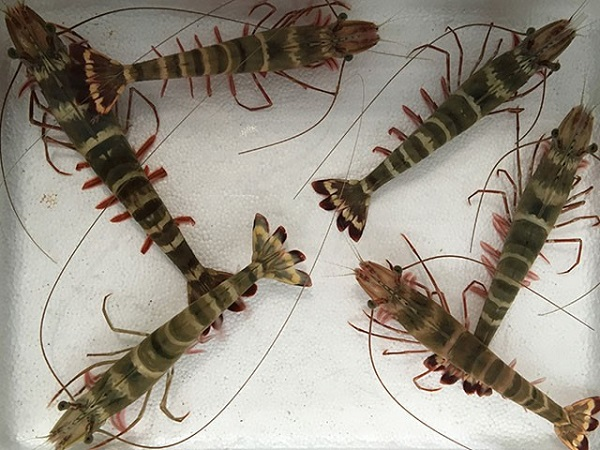
#> input picture 1-1.jpg, 600 x 450 px, given in place of the camera
$ python dim.py
#> lines starting #> are read from the running program, lines starting #| are printed output that depends on the picture; after the words box and inside, x2 and y2 are one past the last pixel; in counts of white or black regions, pixels touching at a corner belong together
import cv2
import numpy as np
from scipy.spatial import distance as dist
from imutils import perspective
from imutils import contours
import imutils
import os
import time
import json

# Hàm tính điểm trung bình giữa hai điểm
def midpoint(ptA, ptB):
    return ((ptA[0] + ptB[0]) * 0.5, (ptA[1] + ptB[1]) * 0.5)

# Chiều dài cạnh của hình vuông tham chiếu (mm)
REF_SQUARE_SIDE_MM = 40  # Thay bằng chiều dài cạnh thực tế của hình vuông tham chiếu

# Mở webcam
cap = cv2.VideoCapture(0)

# Kiểm tra nếu webcam không mở được
if not cap.isOpened():
    print("Không thể mở webcam!")
    exit()

# Tạo thư mục lưu ảnh nếu chưa tồn tại
output_folder = "processed_images"
os.makedirs(output_folder, exist_ok=True)

# Danh sách lưu hệ số pixels/mm
pixelsPerMetric_list = []
num_images = 5

print(f"Đang tự động chụp {num_images} lần để tính hệ số pixels/mm trung bình...")

for i in range(num_images):
    print(f"Chụp lần {i + 1}/{num_images}...")
    ret, frame = cap.read()
    if not ret:
        print("Không thể nhận khung hình từ webcam!")
        break

    # Tiền xử lý ảnh
    gray = cv2.cvtColor(frame, cv2.COLOR_BGR2GRAY)  # Chuyển sang ảnh xám
    gray = cv2.GaussianBlur(gray, (7, 7), 0)       # Làm mịn ảnh
    edged = cv2.Canny(gray, 50, 100)               # Phát hiện cạnh
    edged = cv2.dilate(edged, None, iterations=1)  # Giãn nở cạnh
    edged = cv2.erode(edged, None, iterations=1)   # Xói mòn để làm sạch cạnh

    # Tìm các contours trong ảnh
    cnts = cv2.findContours(edged.copy(), cv2.RETR_EXTERNAL, cv2.CHAIN_APPROX_SIMPLE)
    cnts = imutils.grab_contours(cnts)

    # Kiểm tra nếu không tìm thấy contours
    if len(cnts) == 0:
        print("Không tìm thấy contours nào!")
        continue

    # Sắp xếp contours từ trái sang phải
    (cnts, _) = contours.sort_contours(cnts)

    for c in cnts:
        # Bỏ qua các contours nhỏ
        if cv2.contourArea(c) < 100:
            continue

        # Tính toán hộp bao quanh
        box = cv2.minAreaRect(c)
        box = cv2.boxPoints(box) if imutils.is_cv3() else cv2.boxPoints(box)
        box = np.array(box, dtype="int")

        # Sắp xếp các điểm và vẽ hộp bao quanh
        box = perspective.order_points(box)
        cv2.drawContours(frame, [box.astype("int")], -1, (0, 255, 0), 2)

        # Tính các điểm trung bình
        (tl, tr, br, bl) = box
        (tltrX, tltrY) = midpoint(tl, tr)
        (blbrX, blbrY) = midpoint(bl, br)
        (tlblX, tlblY) = midpoint(tl, bl)
        (trbrX, trbrY) = midpoint(tr, br)

        # Tính khoảng cách giữa các điểm trung bình (cạnh bounding box)
        dA = dist.euclidean((tltrX, tltrY), (blbrX, blbrY))  # Chiều dài
        dB = dist.euclidean((tlblX, tlblY), (trbrX, trbrY))  # Chiều rộng

        # Tính hệ số pixels/mm
        pixelsPerMetric_mm = dB / REF_SQUARE_SIDE_MM
        pixelsPerMetric_list.append(pixelsPerMetric_mm)

        # Hiển thị hệ số pixels/mm lên khung hình
        cv2.putText(frame, f"Pixels/mm: {pixelsPerMetric_mm:.2f}",
                    (10, 30), cv2.FONT_HERSHEY_SIMPLEX, 0.7, (255, 255, 255), 2)

        # Hiển thị khung hình chính với kết quả
        cv2.imshow("Processed Image", frame)

        # Lưu ảnh đã xử lý vào thư mục
        image_name = f"processed_image_{i + 1}.jpg"
        output_path = os.path.join(output_folder, image_name)
        cv2.imwrite(output_path, frame)
        print(f"Ảnh đã xử lý được lưu tại: {output_path}")

        # Chờ 1 giây trước khi chuyển sang lần chụp tiếp theo
        cv2.waitKey(1000)
        break
#> this loop made 5 passes
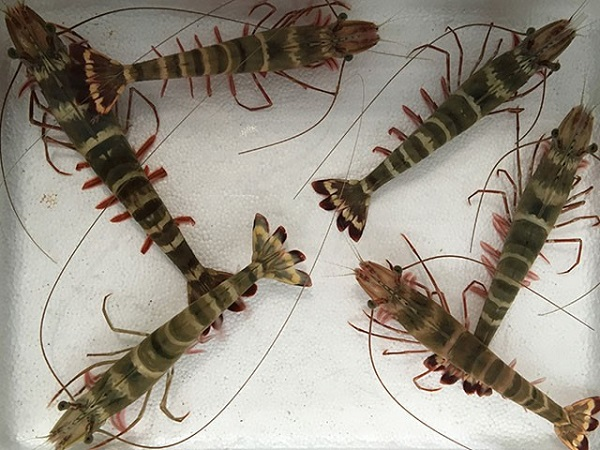
#> input picture 1-1.jpg, 600 x 450 px, given in place of the camera
#> pass 1, `gray = cv2.cvtColor(frame, cv2.COLOR_BGR2GRAY)`:
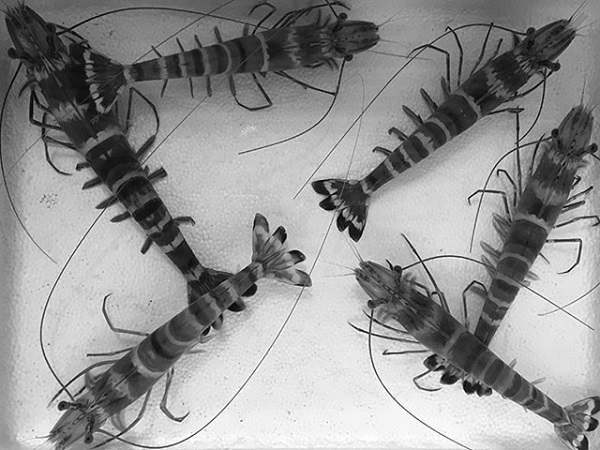
#> gray: shape (450, 600); min 1, max 255, mean 147.1
#> pass 1, `gray = cv2.GaussianBlur(gray, (7, 7), 0)`:
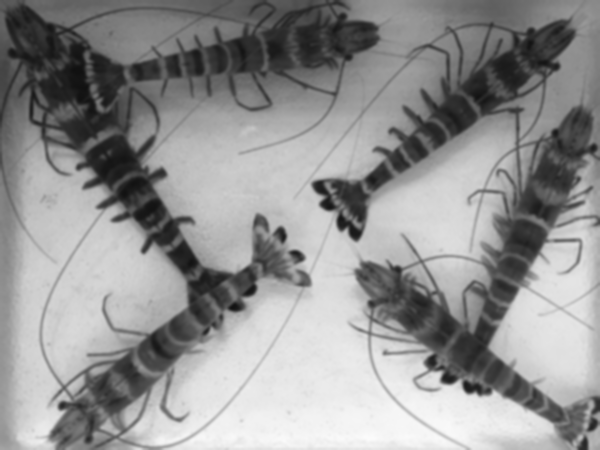
#> gray: shape (450, 600); min 16, max 251, mean 147.1
#> pass 1, `edged = cv2.Canny(gray, 50, 100)`:
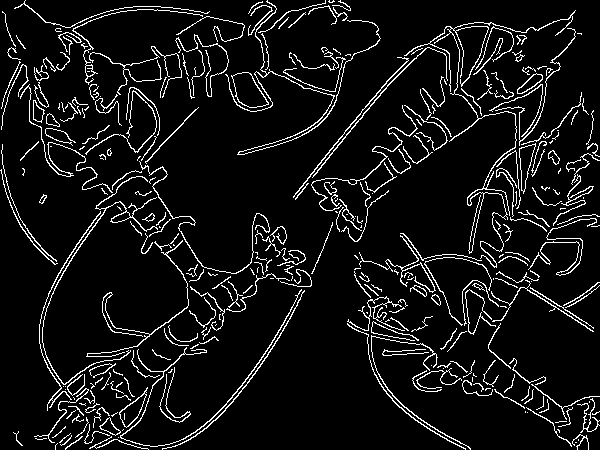
#> edged: shape (450, 600); 7.8% white in thin lines or dots
#> pass 1, `edged = cv2.dilate(edged, None, iterations=1)`:
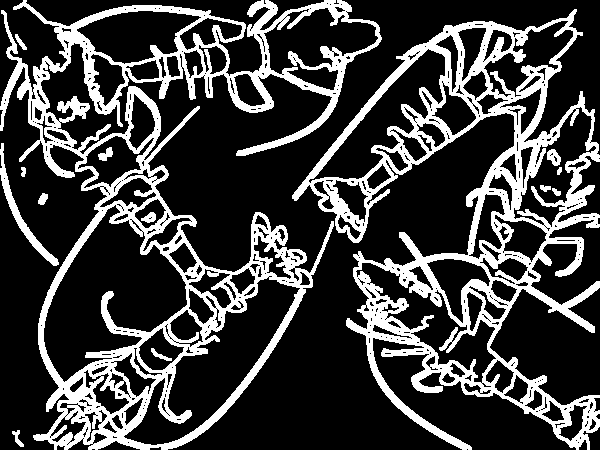
#> edged: shape (450, 600); 24.4% white; 14 white regions, largest, box (x1, y1, x2, y2) and area: (0, 0, 382, 450) 33308, (292, 9, 600, 450) 30943, (0, 143, 59, 266) 887
#> after the loop, pixelsPerMetric_list = [3.26, 3.26, 3.26, 3.26, 3.26]

# Tính hệ số pixels/mm trung bình
average_pixelsPerMetric = np.mean(pixelsPerMetric_list) if pixelsPerMetric_list else 0
#> average_pixelsPerMetric = 3.26
print(f"Hệ số pixels/mm trung bình: {average_pixelsPerMetric:.2f}")
#| Hệ số pixels/mm trung bình: 3.26

# Lưu hệ số pixels/mm vào tệp JSON
calibration_file = "calibration_data.json"
with open(calibration_file, "w") as f:
    json.dump({"average_pixels_per_mm": average_pixelsPerMetric}, f, indent=4)
print(f"Hệ số pixels/mm trung bình đã được lưu tại: {calibration_file}")

# Giải phóng tài nguyên
cap.release()
cv2.destroyAllWindows()

$ run again, on tom0the_1720667013.jpg
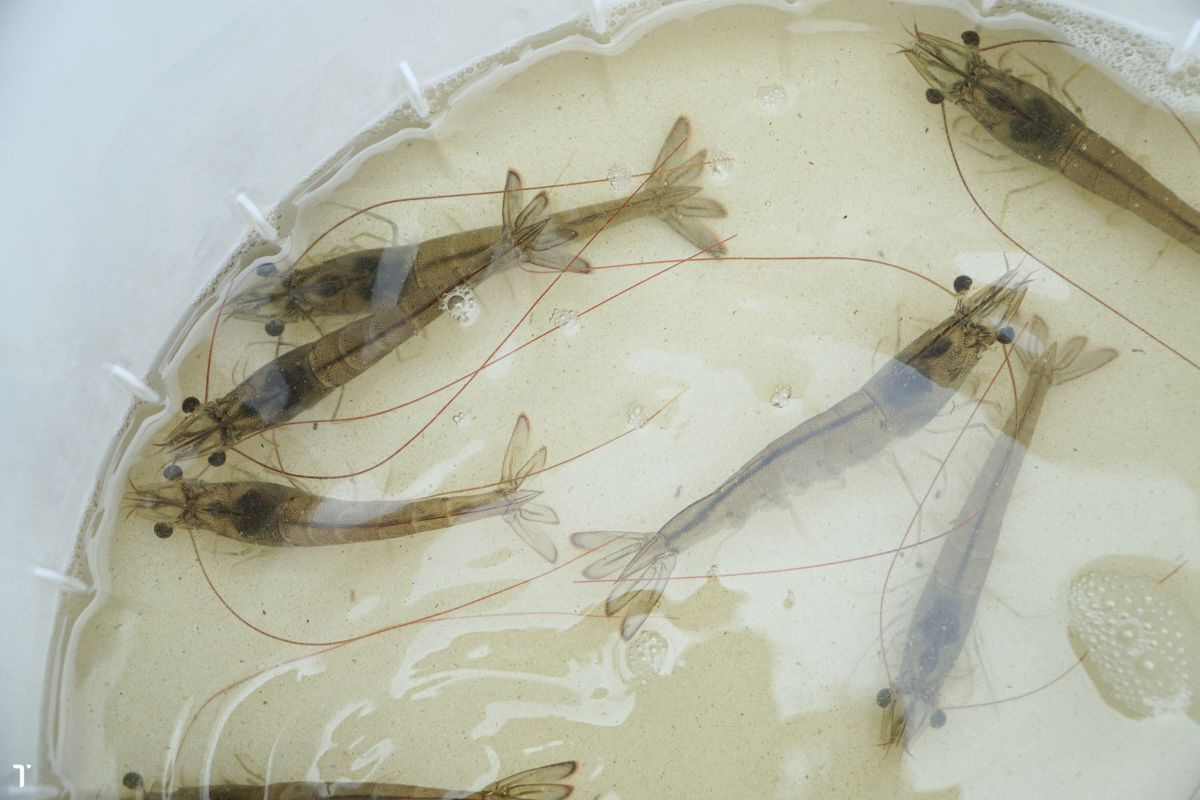
#> input picture tom0the_1720667013.jpg, 1200 x 800 px, given in place of the camera
#> the loop `for i in range(num_images):` made 5 passes
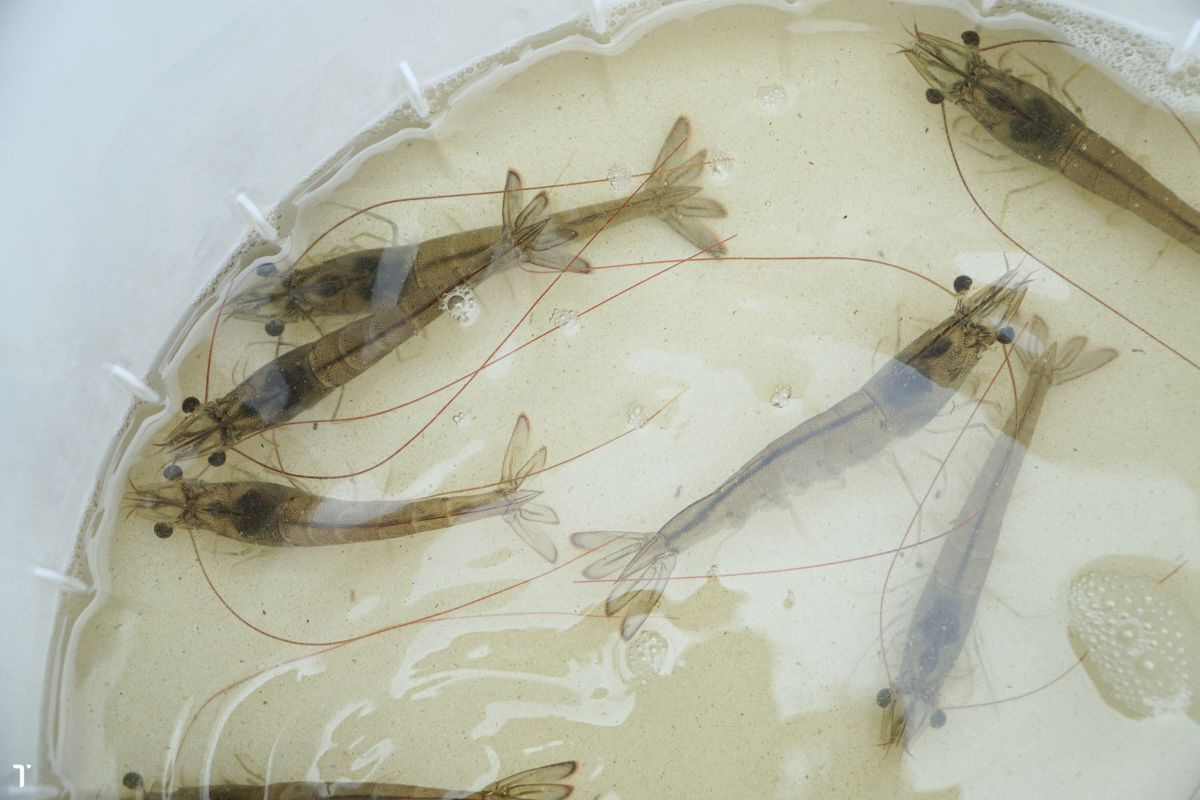
#> input picture tom0the_1720667013.jpg, 1200 x 800 px, given in place of the camera
#> pass 1, `edged = cv2.Canny(gray, 50, 100)`:
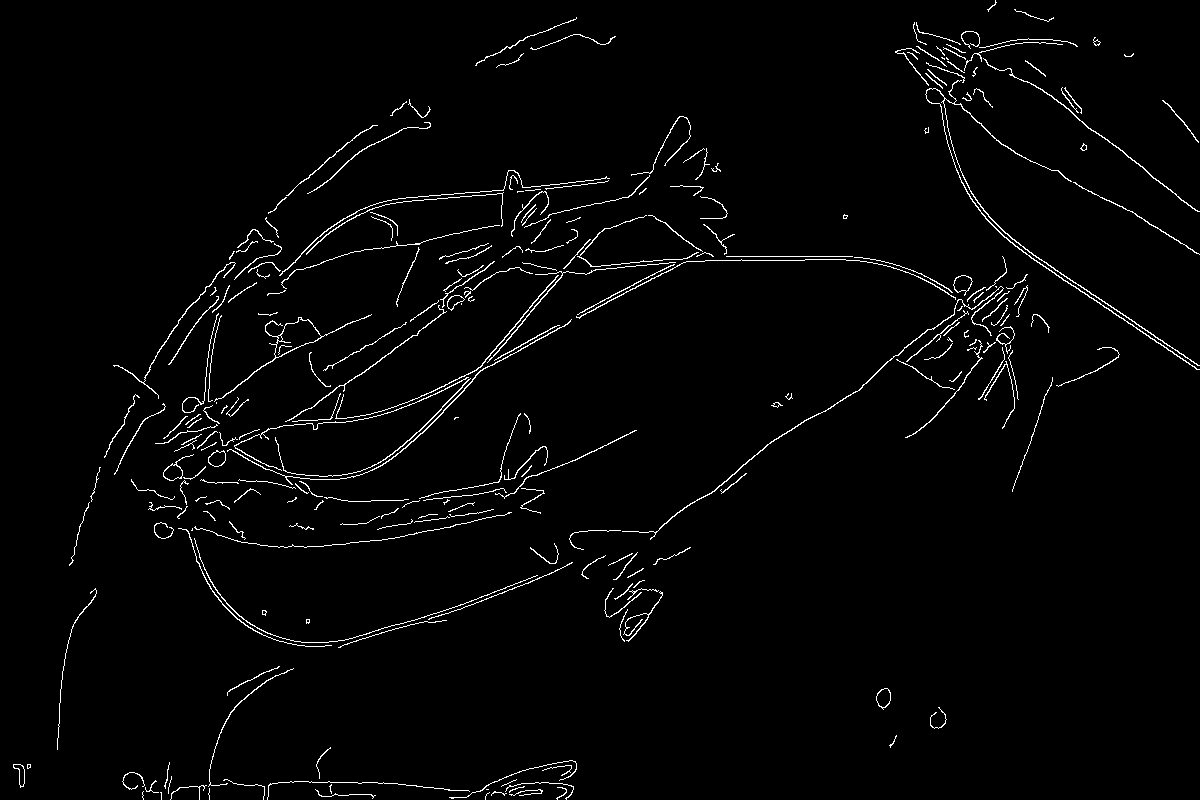
#> edged: shape (800, 1200); 2.2% white in thin lines or dots
#> pass 1, `edged = cv2.dilate(edged, None, iterations=1)`:
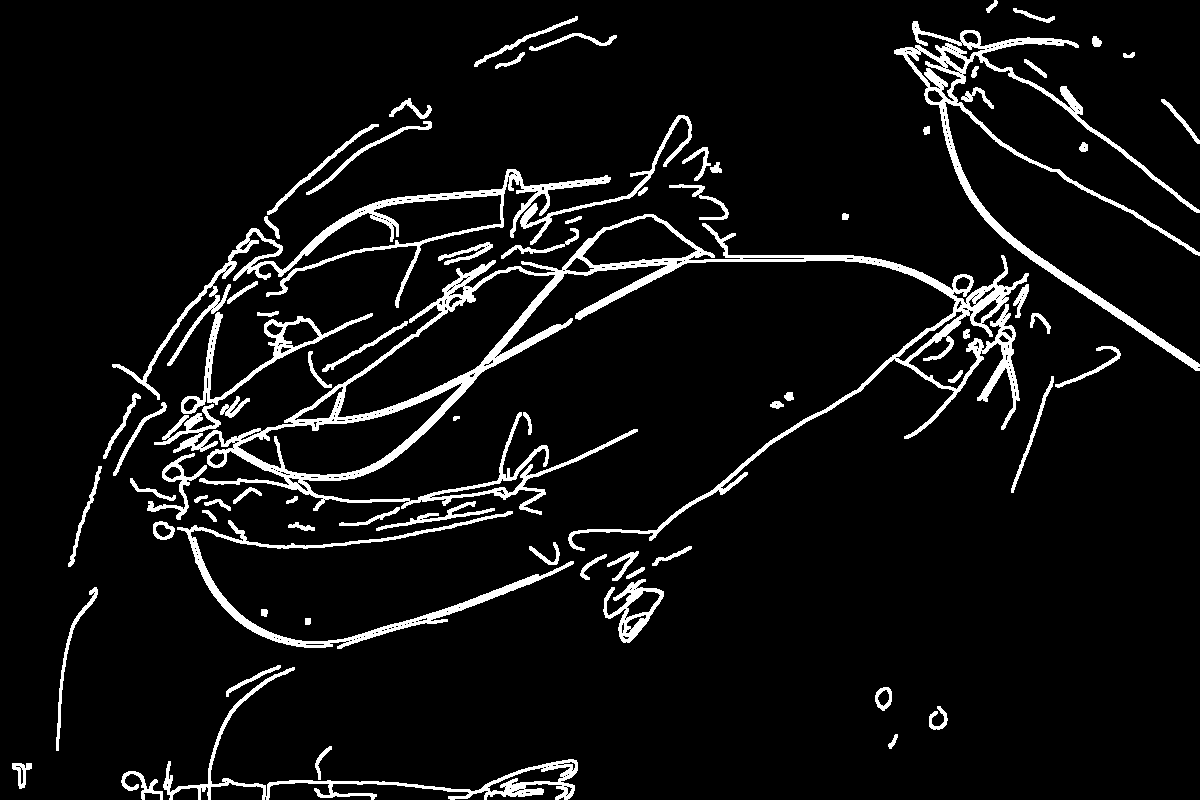
#> edged: shape (800, 1200); 6.9% white; 77 white regions, largest, box (x1, y1, x2, y2) and area: (154, 214, 1029, 551) 23718, (894, 21, 1200, 371) 8395, (112, 169, 611, 400) 6790
#> after the loop `for i in range(num_images):`: pixelsPerMetric_list = [0.241, 0.241, 0.241, 0.241, 0.241]
#> average_pixelsPerMetric = 0.241
#| Hệ số pixels/mm trung bình: 0.24

$ run again, on z6199258112297_40ffbd2509b09b6d52ab0301e7e736a5.jpg
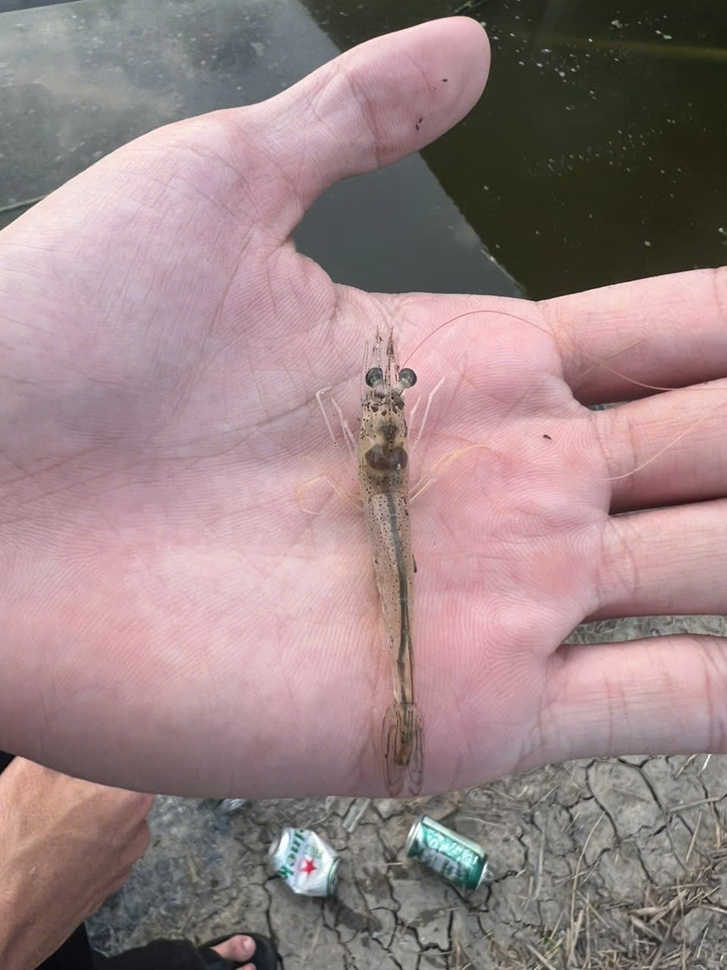
#> input picture z6199258112297_40ffbd2509b09b6d52ab0301e7e736a5.jpg, 727 x 970 px, shrunk from 960 x 1280 before the run, given in place of the camera
#> the loop `for i in range(num_images):` made 5 passes
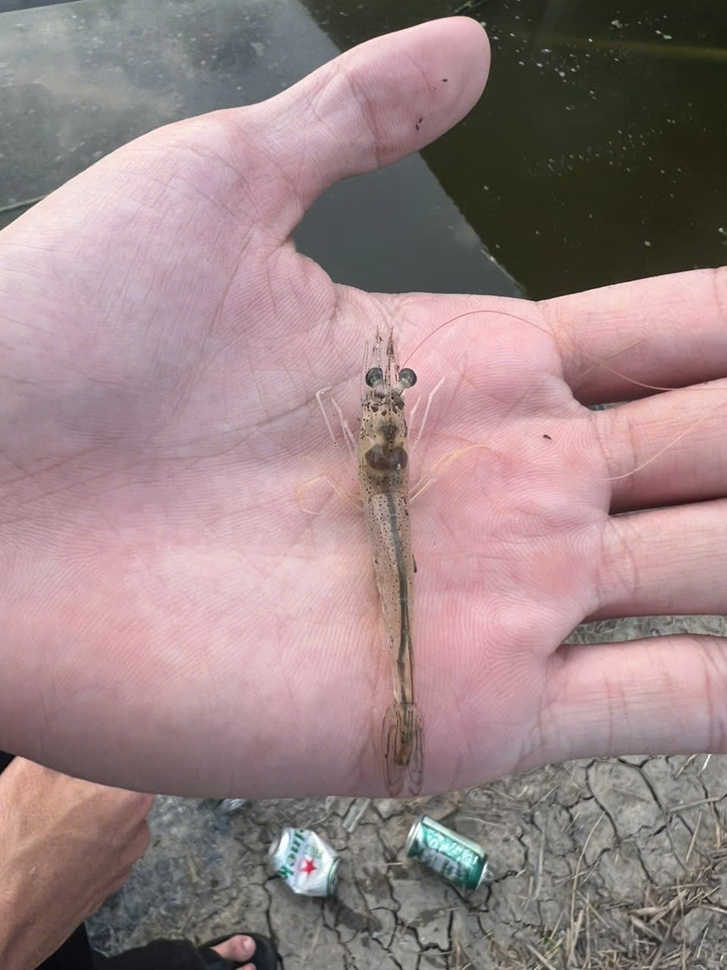
#> input picture z6199258112297_40ffbd2509b09b6d52ab0301e7e736a5.jpg, 727 x 970 px, shrunk from 960 x 1280 before the run, given in place of the camera
#> pass 1, `edged = cv2.Canny(gray, 50, 100)`:
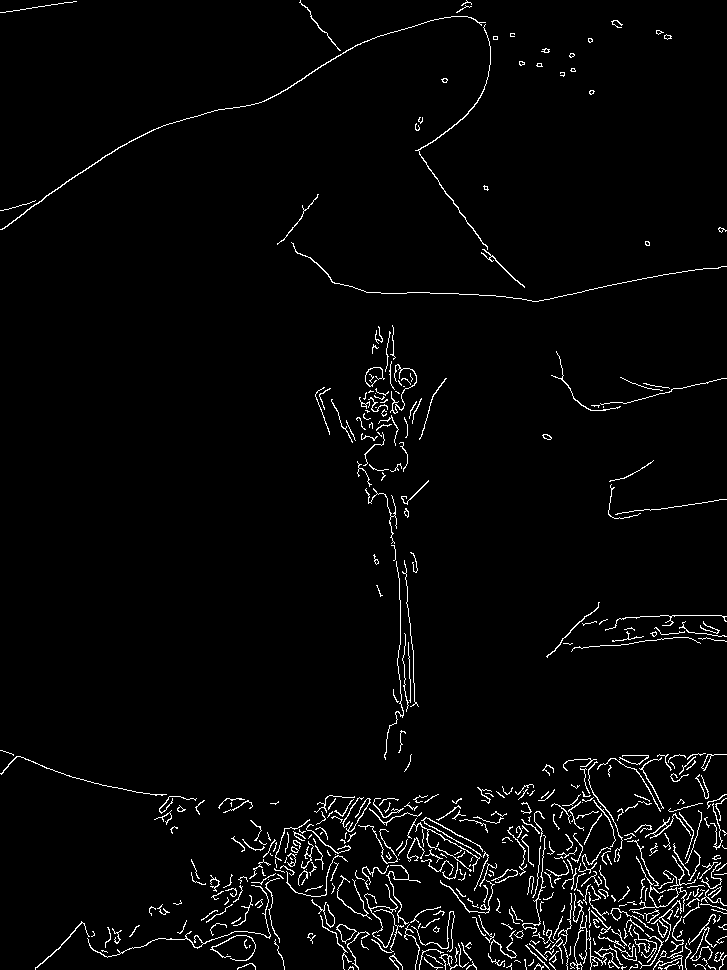
#> edged: shape (970, 727); 2.9% white in thin lines or dots
#> pass 1, `edged = cv2.dilate(edged, None, iterations=1)`:
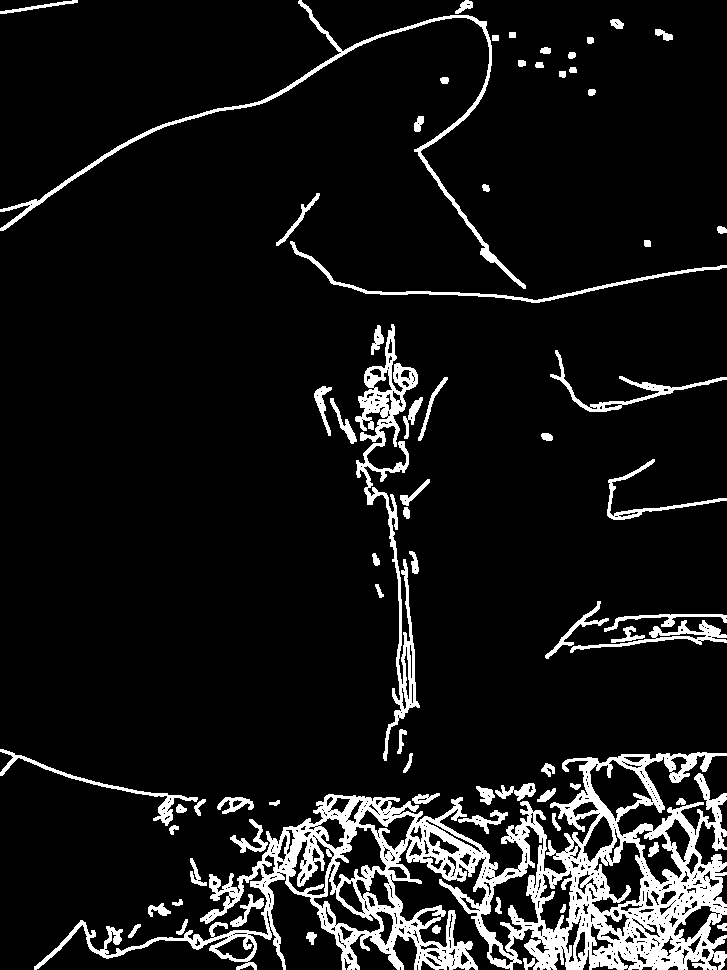
#> edged: shape (970, 727); 9.3% white; 71 white regions, largest, box (x1, y1, x2, y2) and area: (34, 752, 727, 970) 41450, (355, 324, 420, 761) 5571, (0, 0, 526, 289) 3906
#> after the loop `for i in range(num_images):`: pixelsPerMetric_list = [13.23, 13.23, 13.23, 13.23, 13.23]
#> average_pixelsPerMetric = 13.23
#| Hệ số pixels/mm trung bình: 13.23
